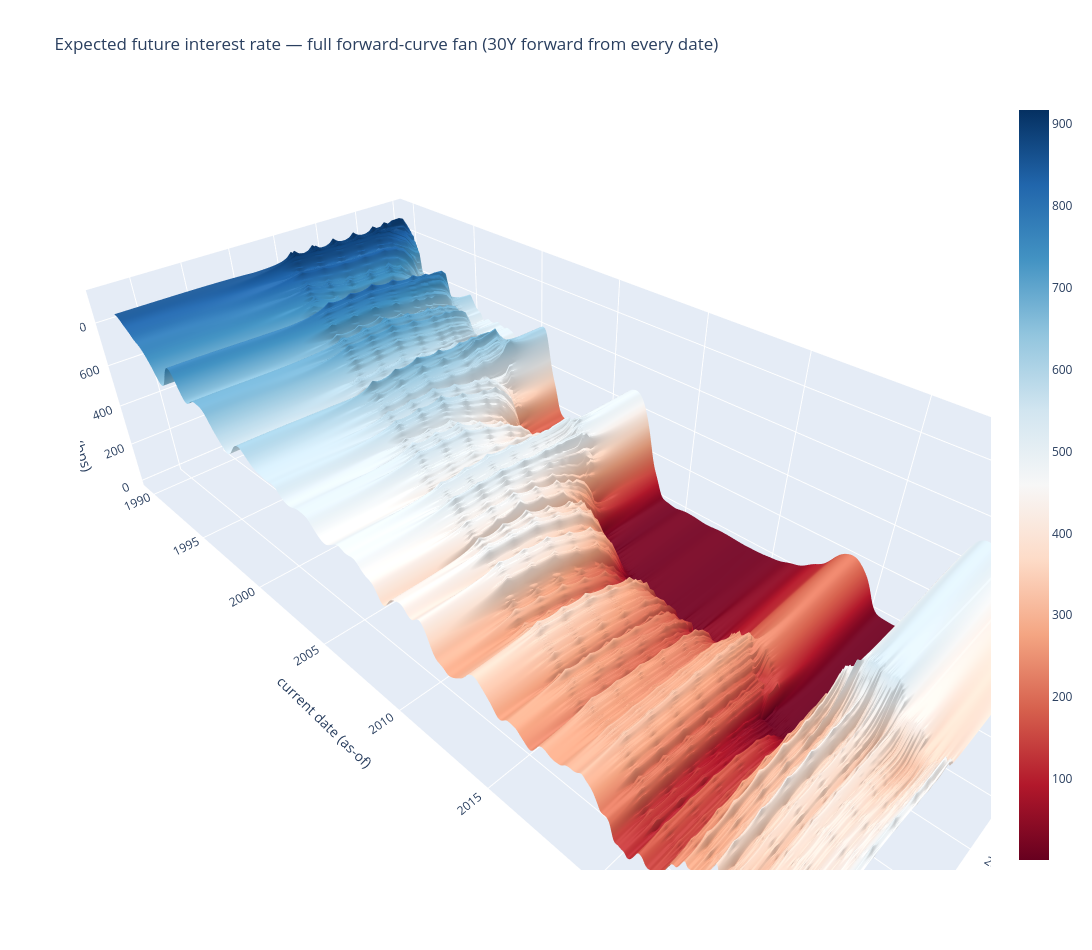

The notebook cell saved with this chart:
### Markdown cell above
### 3D gallery — expected rates & volatility by future contract date

Axes on every surface: **x = future contract date** (each as-of row runs
30 years forward: 1995 -> 2025, 2026 -> 2056), **y = current date**,
**z = value**.

### Code cell
from fedwatch import curve_history as chp
# --- [1] THE full fan: expected rate, 1990 -> 2056
ch = chp.load_curve_history()
fan = chp.future_dated_matrix(ch)
print('fan:', fan.shape, '| future dates', fan.columns.min().date(), '->', fan.columns.max().date())
fp.plotly_future_dated_surface(fan, 'expected rate (bps)',
    title='Expected future interest rate — full forward-curve fan (30Y forward from every date)').show()
